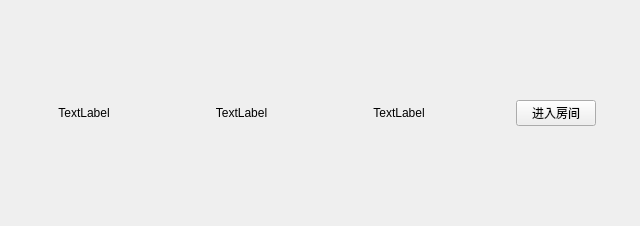
<?xml version="1.0" encoding="UTF-8"?>
<ui version="4.0">
 <class>OuterRoom</class>
 <widget class="QWidget" name="OuterRoom">
  <property name="geometry">
   <rect>
    <x>0</x>
    <y>0</y>
    <width>640</width>
    <height>226</height>
   </rect>
  </property>
  <property name="windowTitle">
   <string>Form</string>
  </property>
  <layout class="QHBoxLayout" name="horizontalLayout">
   <property name="spacing">
    <number>0</number>
   </property>
   <property name="leftMargin">
    <number>5</number>
   </property>
   <property name="topMargin">
    <number>5</number>
   </property>
   <property name="rightMargin">
    <number>5</number>
   </property>
   <property name="bottomMargin">
    <number>5</number>
   </property>
   <item>
    <widget class="QLabel" name="label">
     <property name="text">
      <string>TextLabel</string>
     </property>
     <property name="alignment">
      <set>Qt::AlignCenter</set>
     </property>
    </widget>
   </item>
   <item>
    <widget class="QLabel" name="label_2">
     <property name="text">
      <string>TextLabel</string>
     </property>
     <property name="alignment">
      <set>Qt::AlignCenter</set>
     </property>
    </widget>
   </item>
   <item>
    <widget class="QLabel" name="label_3">
     <property name="text">
      <string>TextLabel</string>
     </property>
     <property name="alignment">
      <set>Qt::AlignCenter</set>
     </property>
    </widget>
   </item>
   <item>
    <widget class="QWidget" name="widget" native="true">
     <layout class="QHBoxLayout" name="horizontalLayout_2">
      <item>
       <widget class="QPushButton" name="pushButton">
        <property name="sizePolicy">
         <sizepolicy hsizetype="Fixed" vsizetype="Fixed">
          <horstretch>0</horstretch>
          <verstretch>0</verstretch>
         </sizepolicy>
        </property>
        <property name="cursor">
         <cursorShape>PointingHandCursor</cursorShape>
        </property>
        <property name="text">
         <string>进入房间</string>
        </property>
       </widget>
      </item>
     </layout>
    </widget>
   </item>
  </layout>
 </widget>
 <resources/>
 <connections/>
</ui>
